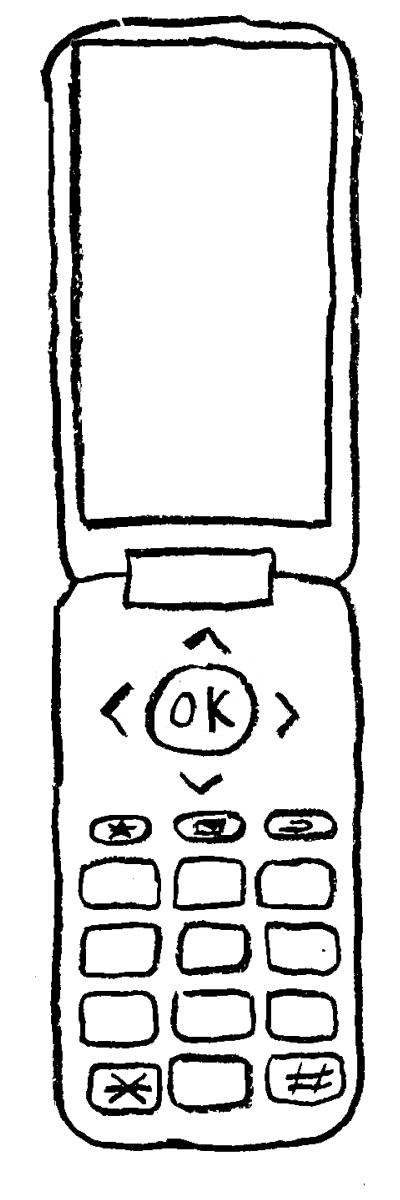
#> input picture redesign_2026/assets/flipphone_bigscreen.png, 1200 x 3600 px (shown at 1/3 size)
$ python trace_screen.py
#> lines starting #> are read from the running program, lines starting #| are printed output that depends on the picture; after the words box and inside, x2 and y2 are one past the last pixel; in counts of white or black regions, pixels touching at a corner belong together
#!/usr/bin/env python3
"""
Trace the screen aperture out of assets/flipphone.png and write it into
build/parts/18_quiz.css as a clip-path.

The handset art is hand-drawn: the screen opening is a wobbly quadrilateral,
not a rectangle. The CSS used to approximate it with a plain box, which sat
slightly inside the ink and left a hairline of yellow between the screen fill
and the drawn stroke. This measures the real opening instead.

How it works: the art is black strokes on transparency, and the screen is a
hole in it. So the aperture is simply the transparent region you land in if
you start in the middle of the screen -- no guessing, no eyeballing.

Run after changing assets/flipphone.png:

    python3 build/trace_screen.py && python3 build/build.py

Needs PIL, numpy, cv2 (all already used elsewhere in this build).
"""
import sys, pathlib
import numpy as np
from PIL import Image
import cv2

sys.path.insert(0, str(pathlib.Path(__file__).resolve().parent))
from make_dpad_arrows import ARROW_ART_W   # one source of truth for arrow size

ROOT  = pathlib.Path(__file__).resolve().parent.parent
ART   = ROOT / "assets" / "flipphone_bigscreen.png"   # built by expand_screen.py
CSS   = ROOT / "build" / "parts" / "18_quiz.css"
KEYCSS= ROOT / "build" / "parts" / "22_snake.css"
KSTART= "  /* >>> dpad: generated by build/trace_screen.py, do not hand-edit */"
KEND  = "  /* <<< dpad */"
JS    = ROOT / "build" / "parts" / "30_phone.js"
JSTART= "  /* >>> art: generated by build/trace_screen.py, do not hand-edit */"
JEND  = "  /* <<< art */"
START = "  /* >>> screen-shape: generated by build/trace_screen.py, do not hand-edit */"
END   = "  /* <<< screen-shape */"
EPS   = 1.0   # px of contour simplification: keeps the wobble, drops the jaggies


def must(cond, msg):
    if not cond:
        sys.exit("TRACE FAILED: " + msg)


def main():
    must(ART.exists(), f"{ART} missing")
    im = Image.open(ART).convert("RGBA")
#> im is the input picture: PIL image 1200x3600 RGBA; mean R, G, B, A 1.7, 1.7, 1.7, 32.7
    W, H = im.size
#> W = 1200; H = 3600
    alpha = np.array(im)[..., 3]
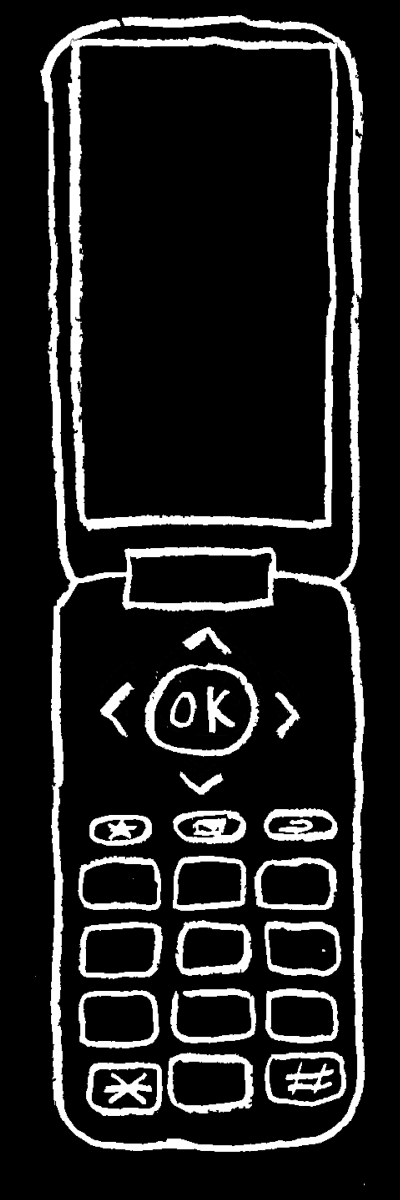
#> alpha: shape (3600, 1200) (shown at 1/3 size); min 0, max 255, mean 32.7

    # every non-ink pixel; the screen hole is one connected piece of this
    holes = (alpha <= 128).astype(np.uint8)
#> holes: shape (3600, 1200); values 0 (black) and 1 (white), 87.2% white; 44 black regions (16 under 20 px), largest, box (x1, y1, x2, y2) and area: (121, 46, 1094, 3455) 325405, (434, 1988, 778, 2271) 18368, (501, 3158, 761, 3340) 14683
    n, lab = cv2.connectedComponents(holes, connectivity=4)
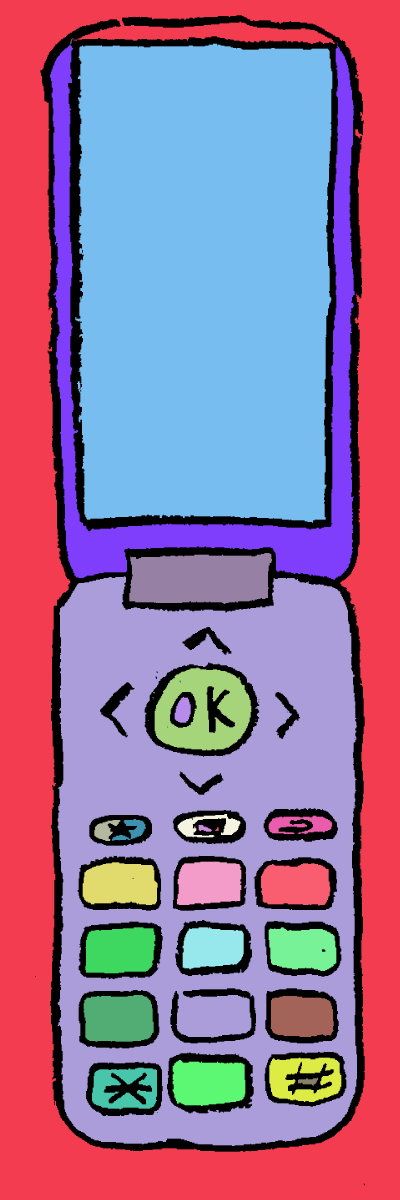
#> lab: shape (3600, 1200) int32 (shown at 1/3 size); 37 distinct labels, from 0 to 36; one colour per label, 0 black
#> n = 37
    must(n > 2, "no enclosed regions found - is the art still line-on-transparent?")

    # seed in the middle of the upper half, where the screen is
    sy, sx = int(H * 0.255), int(W * 0.50)
#> sy = 918; sx = 600
    rid = int(lab[sy, sx])
#> rid = 8
    must(rid != 0, "seed point landed on ink, not inside the screen")

    # the region must not touch the border, or we've flood-filled the background
    mask = (lab == rid).astype(np.uint8)
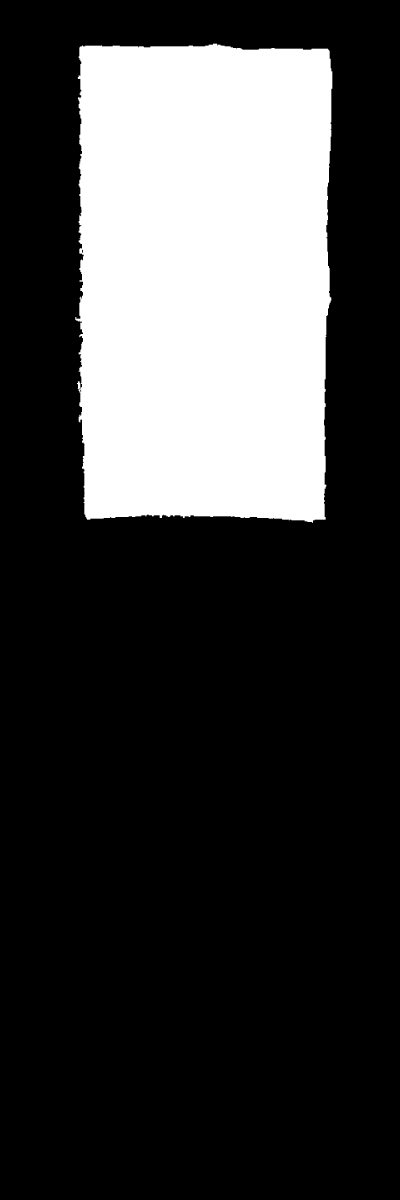
#> mask: shape (3600, 1200) (shown at 1/3 size); values 0 (black) and 1 (white), 24.2% white; 1 white region, box (x1, y1, x2, y2) and area: (226, 131, 997, 1569) 1044113
    touches = mask[0, :].any() or mask[-1, :].any() or mask[:, 0].any() or mask[:, -1].any()
#> touches = False
    must(not touches, "traced region reaches the image edge - that's the background, not the screen")

    # close any speckles inside the aperture so the outline is a single loop
    ff = mask.copy()
    pad = np.zeros((H + 2, W + 2), np.uint8)
    cv2.floodFill(ff, pad, (0, 0), 1)          # fill from outside the shape
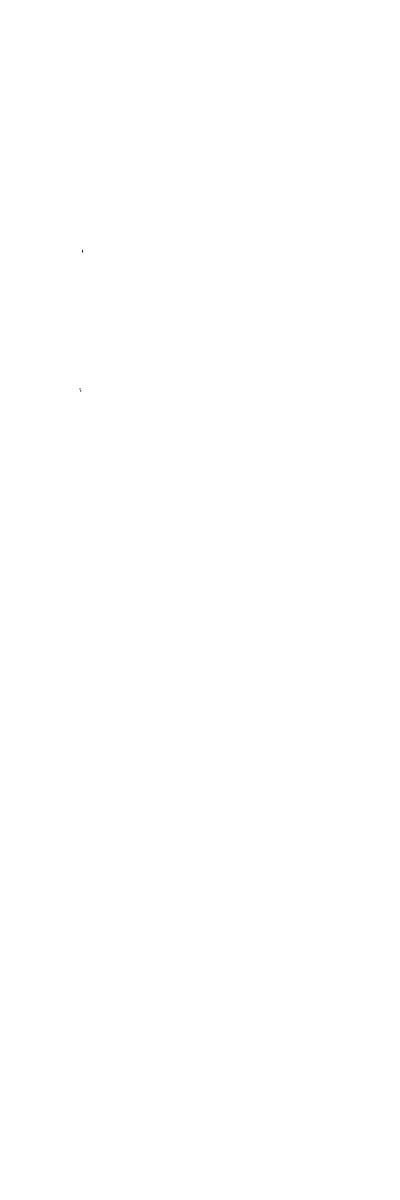
#> ff: shape (3600, 1200) (shown at 1/3 size); values 0 (black) and 1 (white), 100% white; black in thin lines or dots, all inside (x1, y1, x2, y2) = (239, 749, 249, 1175)
    mask = mask | (1 - ff)                      # anything unreached was an interior hole
#> mask: shape (3600, 1200); values 0 (black) and 1 (white), 24.2% white; 1 white region

    # The traced edge is where the ink becomes SOLID, and the art is 78%
    # partial-alpha -- marker on paper -- so the aperture stops a couple of
    # pixels short of where the line looks like it starts. A menu row clipped
    # to it therefore left a hairline of page-yellow between the colour and the
    # stroke. Grow the aperture so the fill runs under the ink instead: .pf-art
    # is z-index 2 against the screen's 1, so the drawing stays on top of
    # whatever spills. BLEED is in artwork pixels.
    BLEED = 4
    bbox_c, _ = cv2.findContours(mask, cv2.RETR_EXTERNAL, cv2.CHAIN_APPROX_NONE)
#> bbox_c = 1 contour; box (x1, y1, x2, y2) and area: (226, 131, 997, 1569) 1041694
    must(len(bbox_c) >= 1, "no contour before bleed")
    bx, by, bw, bh = cv2.boundingRect(max(bbox_c, key=cv2.contourArea))
#> bx = 226; by = 131; bw = 771; bh = 1438
    k = cv2.getStructuringElement(cv2.MORPH_ELLIPSE, (BLEED * 2 + 1,) * 2)
    mask = cv2.dilate(mask, k)
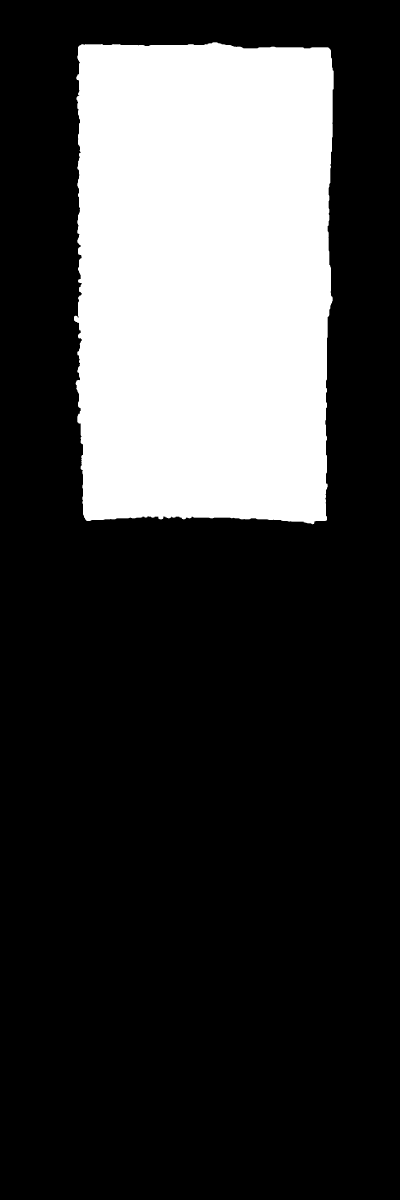
#> mask: shape (3600, 1200) (shown at 1/3 size); values 0 (black) and 1 (white), 24.6% white; 1 white region

    cnts, _ = cv2.findContours(mask, cv2.RETR_EXTERNAL, cv2.CHAIN_APPROX_NONE)
#> cnts = 1 contour; box (x1, y1, x2, y2) and area: (222, 127, 1001, 1573) 1061398
    must(len(cnts) >= 1, "no contour")
    c = max(cnts, key=cv2.contourArea)
#> c = contour of 4533 points, box (x1, y1, x2, y2) (222, 127, 1001, 1573), area 1061398

    # the ELEMENT keeps the true aperture's box, so the menu still lays out
    # against the screen you can see; only the clip is fat, and its percentages
    # simply run a little past 0 and 100.
    x, y, w, h = bx, by, bw, bh
#> x = 226; y = 131; w = 771; h = 1438
    frac = (w * h) / float(W * H)
#> frac = 0.257
    # The ceiling is a "did we trace the right hole" guard, not a design limit.
    # 0.25 was fine while the handset was 560x921 with a modest screen; Marco's
    # is far narrower relative to its height and, once expand_screen.py grows
    # the screen into the lid, the aperture is legitimately 25.7% of the image
    # -- so the guard started rejecting the correct answer. Raised to 0.35,
    # which still catches the real failure it is there for: flood-filling the
    # background instead of the screen, which lands near 100%.
    must(0.02 < frac < 0.35, f"aperture is {frac:.1%} of the art - that doesn't look like a screen")

    ap = cv2.approxPolyDP(c, EPS, True).reshape(-1, 2)
#> ap = 401 pairs, first value 222 to 1000, second value 127 to 1572
    must(len(ap) >= 4, "simplified to fewer than 4 points")

    # the element is the aperture's bounding box; clip-path points are % of it
    pts = [((px - x) / w * 100.0, (py - y) / h * 100.0) for px, py in ap]
#> pts = 401 pairs, first value -0.519 to 100.4, second value -0.278 to 100.2
    # every vertex is comma-separated; the line breaks are only for readability.
    # (joining a group of vertices with spaces instead makes the whole polygon
    # invalid and the browser silently computes clip-path:none.)
    vert = [f"{u:.2f}% {v:.2f}%" for u, v in pts]
#> vert = 401 items, first 6: '98.57% 0.83%', '91.96% 0.76%', '91.31% 0.97%', '88.98% 0.97%', '88.46% 0.76%', '77.95% 0.76%'
    poly = ",\n      ".join(", ".join(vert[i:i + 4]) for i in range(0, len(vert), 4))

    # How far the drawn edge wanders inward, left and right. Anything laid out
    # as a rectangle -- a menu row, its highlight -- has to stay inside the
    # WORST of that excursion, or the clip-path shears it flat wherever the ink
    # bows in and leaves a yellow wedge wherever it bows out. That is what made
    # the selected row look like it was fighting the screen outline.
    # only the side runs: the polygon also traces the top and bottom edges,
    # whose vertices span the full width and would swamp the maximum.
    sides = [(u, v) for u, v in pts if 12 < v < 88]
#> sides = 221 pairs, first value -0.519 to 100, second value 12.17 to 87.97
    inset = max(max((u for u, _ in sides if u < 50), default=0),
                100 - min((u for u, _ in sides if u >= 50), default=100)) + 1.5
#> inset = 4.48

    # ---- the hinge: the flat panel between the screen and the keypad -----
    # The mobile layout puts the dumb.co wordmark on it, so its box has to
    # come off the drawing like everything else. It is the one enclosed
    # region that sits below the screen aperture, above the OK circle, and is
    # markedly wider than it is tall.
    hinge = None
    for r in range(1, n):
        hys, hxs = np.where(lab == r)
        if hys.size < 3000:
            continue
        hy0, hy1, hx0, hx1 = hys.min(), hys.max(), hxs.min(), hxs.max()
        if hy0 <= by + bh or hx0 == 0 or hy0 == 0 or hx1 == W - 1 or hy1 == H - 1:
            continue
        hw, hh = hx1 - hx0 + 1, hy1 - hy0 + 1
        if hw / hh < 1.8 or hw < 0.15 * W:
            continue
        if hinge is None or hy0 < hinge[1]:
            hinge = (hx0, hy0, hw, hh)
#> this loop made 36 passes
#> (hy0, hy1, hx0, hx1, hw, hh, hinge) on pass 9: (1659, 1811, 388, 815, 428, 153, (388, 1659, 428, 153))
#> (hy0, hy1, hx0, hx1, hw, hh) on passes 10, 11, 19, 20, 25, 26: (1729, 3437, 173, 1070, 898, 1709), (2003, 2250, 464, 753, 290, 248), (2442, 2511, 533, 720, 188, 70), (2447, 2501, 806, 995, 190, 55), (2585, 2714, 531, 723, 193, 130), (2587, 2714, 248, 472, 225, 128)
    if hinge:
        hx0, hy0, hw, hh = hinge
#> hx0 = 388; hy0 = 1659; hw = 428; hh = 153
        hinge_css = (f"\n    /* the drawn hinge panel, for the mobile wordmark */"
                     f"\n    --hinge-left:{100*hx0/W:.2f}%; --hinge-top:{100*hy0/H:.2f}%;"
                     f"\n    --hinge-w:{100*hw/W:.2f}%; --hinge-h:{100*hh/H:.2f}%;")
        print(f"  hinge: {hw}x{hh}px at {100*hx0/W:.2f}% / {100*hy0/H:.2f}%")
#|   hinge: 428x153px at 32.33% / 46.08%
    else:
        hinge_css = ""
        print("  hinge: not found - the mobile wordmark keeps its fallback box")

    block = f"""{START}
  /* {len(ap)} points traced from the {W}x{H} art at {EPS}px tolerance.
     The box is the aperture's exact bounding box; the clip-path follows the
     inside of the drawn stroke, so the screen fill stops where the ink starts
     instead of leaving a gap. */
  .phone-frame{{{hinge_css}
  }}
  .phone-frame .pf-screen{{
    position:absolute; z-index:1;
    left:{100*x/W:.2f}%; top:{100*y/H:.2f}%; width:{100*w/W:.2f}%; height:{100*h/H:.2f}%;
    background:var(--yellow); overflow:hidden;
    box-shadow:inset 0 0 5px rgba(0,0,0,.35);
    /* the widest the drawn edge bows inward, plus a little air; anything
       rectangular inside the screen keeps clear of the ink by this much */
    --screen-inset:{inset:.2f}%;
    clip-path:polygon(
      {poly}
    );
  }}
{END}"""

#> (the run stopped early here; a loop or call above may not have finished)
